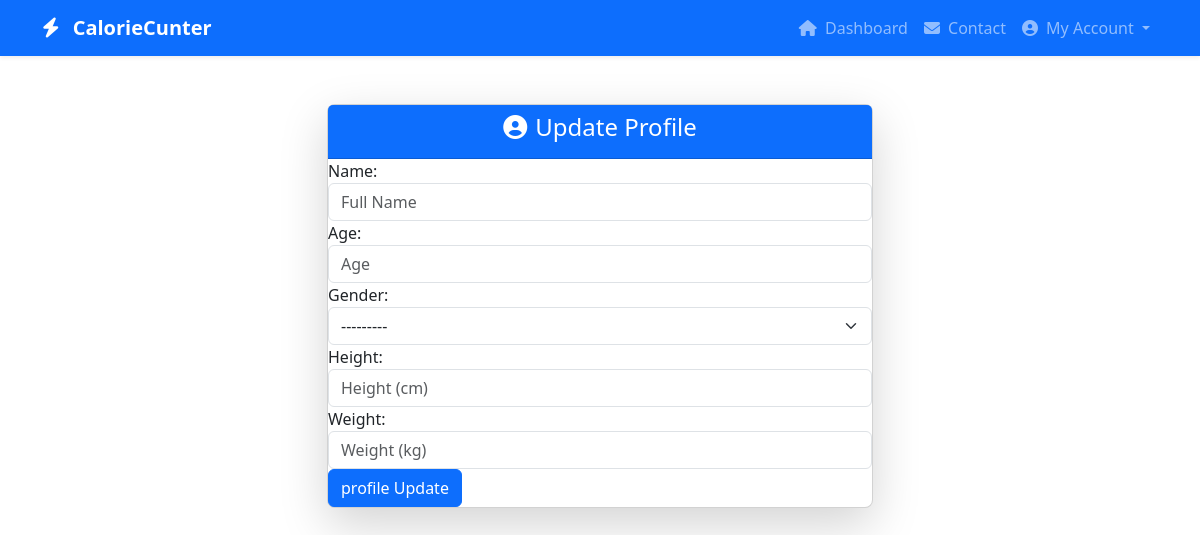
Before: /profile-update/ (signed in) with the older database file.
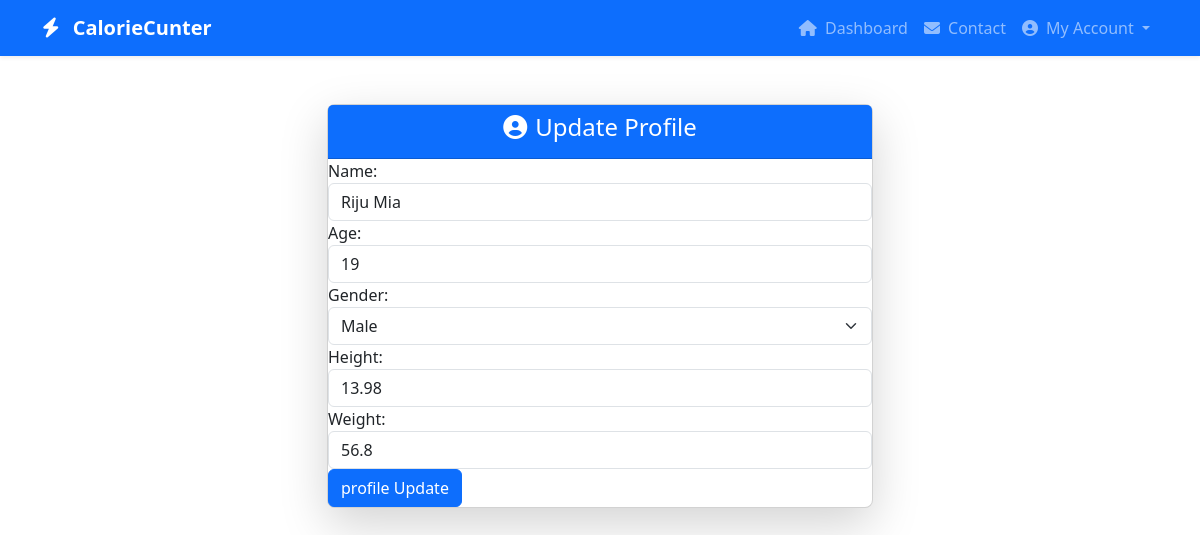
After: the same page with the newer database file.
### CalorieCounterApp/models.py (models this page shows, shortened)
class UserProfileModel(models.Model):
    user = models.OneToOneField(CustomUserAuthModel, on_delete=models.CASCADE, null=True, related_name='user_profile')
    name = models.CharField(max_length=200, null=True)
    age = models.PositiveIntegerField(null=True)
    gender = models.CharField(choices=[
        ('Male', "Male"),
        ('Female', 'Female'),
    ], max_length=10, null=True)
    height = models.FloatField(null=True)
    weight = models.FloatField(null=True)

### CalorieCounterApp/views.py (the view)
# urls.py: path('profile-update/', profileUpdate, name='profileUpdate'),
def profileUpdate(request):
    current_user = request.user
    user_data = UserProfileModel.objects.get(user = current_user)
    if request.method == 'POST':
        profile_form = UserProfileForm(request.POST, instance=user_data)
        if profile_form.is_valid():
            profile_form.save()
            return redirect('profile')
    else:
        profile_form = UserProfileForm(instance=user_data)
    return render(request, 'updateProfile.html',{'profile_form':profile_form})

### CalorieCounterApp/forms.py
class UserProfileForm(forms.ModelForm):
    class Meta:
        model = UserProfileModel
        fields = ['name','age','gender','height','weight']
        widgets = {
            'name': forms.TextInput(attrs={'class': 'form-control', 'placeholder': 'Full Name'}),
            'age': forms.NumberInput(attrs={'class': 'form-control', 'placeholder': 'Age'}),
            'gender': forms.Select(attrs={'class': 'form-select'}),
            'height': forms.NumberInput(attrs={'class': 'form-control', 'placeholder': 'Height (cm)'}),
            'weight': forms.NumberInput(attrs={'class': 'form-control', 'placeholder': 'Weight (kg)'}),
        }

### CalorieCounterApp/templates/updateProfile.html (shortened to what this page needs)
{% extends 'master/base.html' %}
{% block content %}
<div class="container py-5">
  <div class="row justify-content-center">
    <div class="col-md-8 col-lg-6">
      <div class="card shadow-lg rounded-3">
        <div class="card-header bg-primary text-white text-center">
          <h4><i class="fa fa-user-circle me-2"></i>Update Profile</h4>
        </div>
        <form method="POST">
            {{profile_form}}
         <button type="submit" class="btn btn-primary">profile Update</button>
        </form>
      </div>
    </div>
  </div>
</div>
{% endblock content %}

Changed rows visible on the page:
changed UserProfileModel: name (not shown) → "Riju Mia"; age (not shown) → "19"; gender "---------" → "Male"; height (not shown) → "13.98"; weight (not shown) → "56.8"
